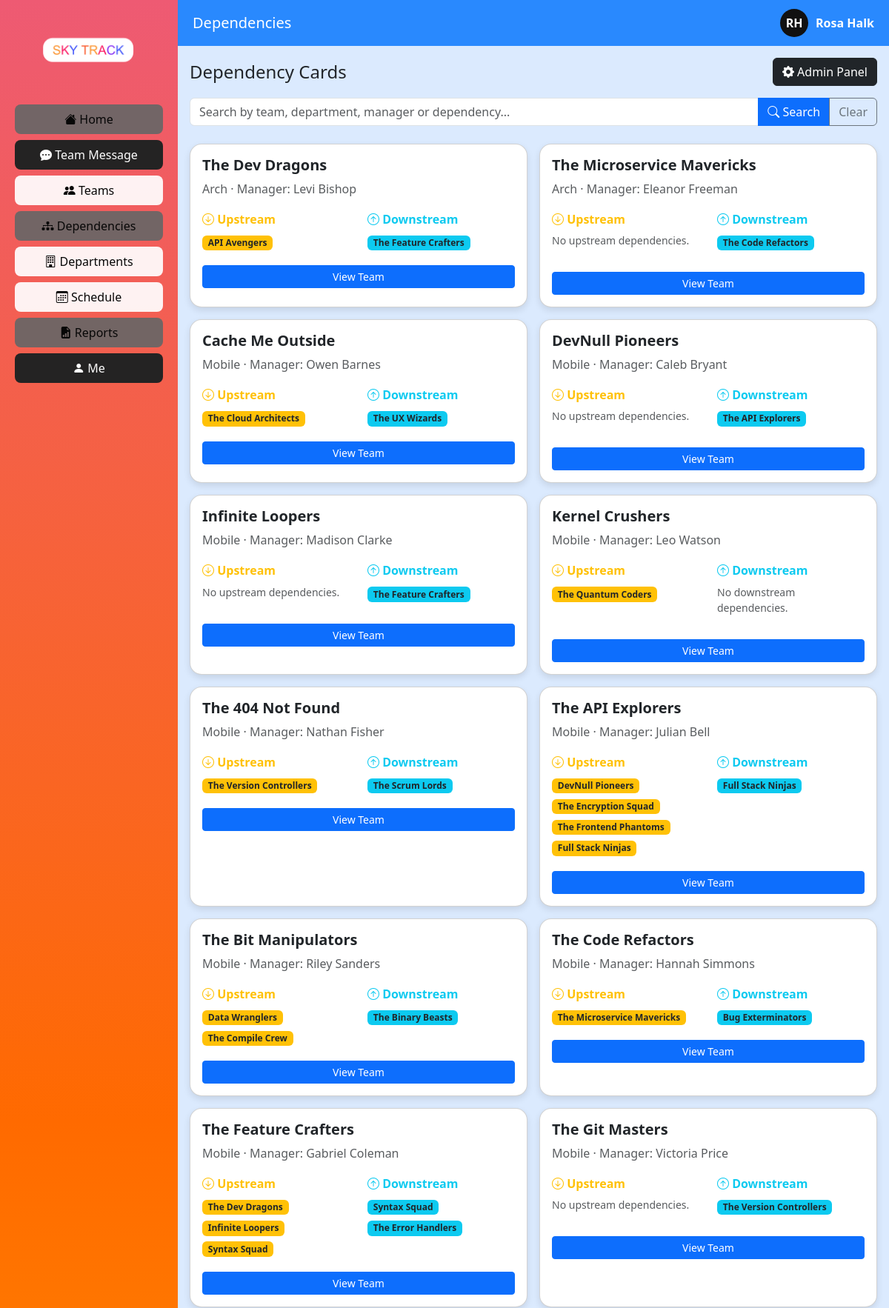
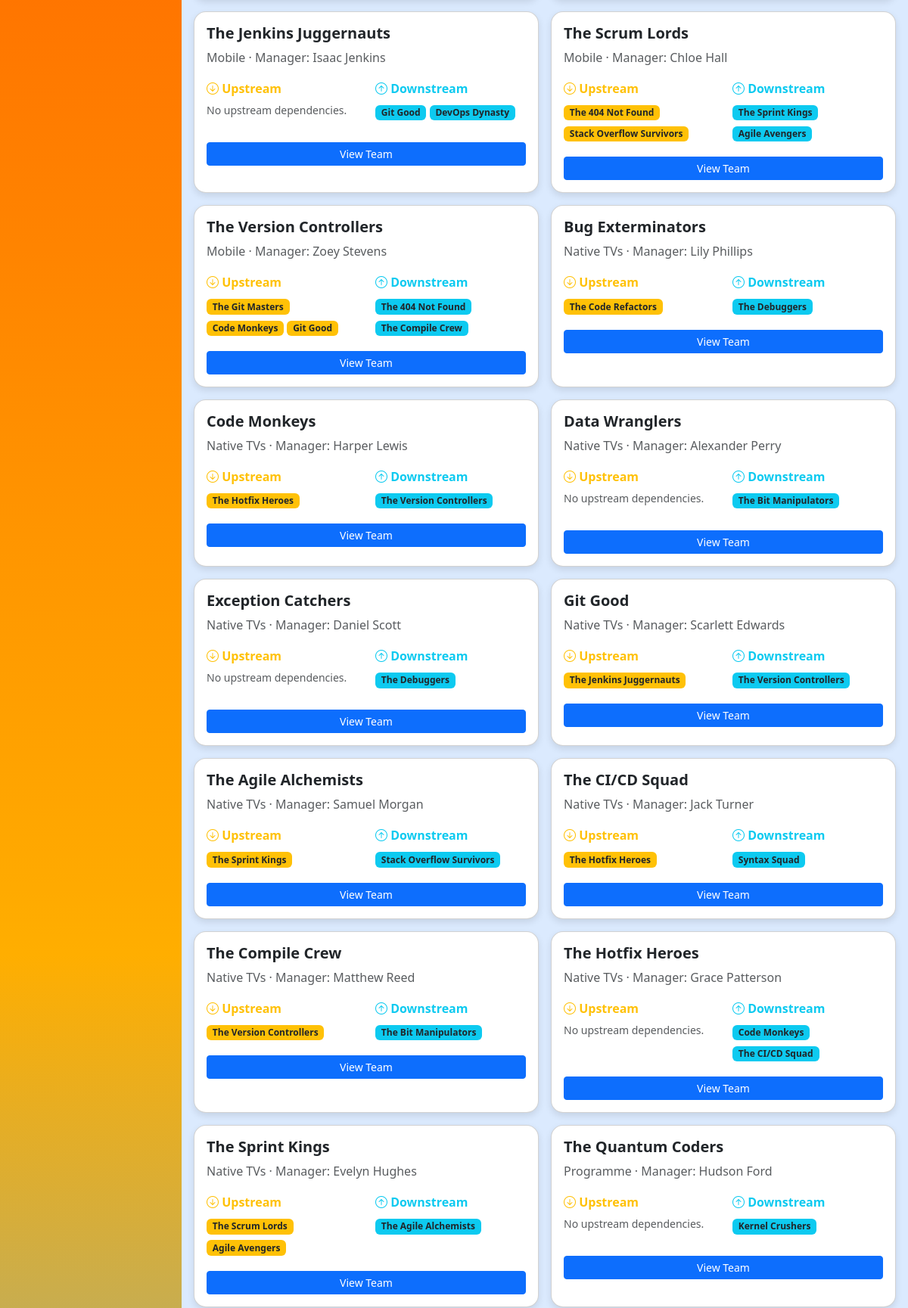
Page /teams/dependencies/ (signed in, upper part) on the committed database (2 pictures, top to bottom).
### main/models.py (models this page shows)
class Staff(models.Model):
    user = models.OneToOneField(User, on_delete=models.CASCADE)
    first_name = models.CharField(max_length=50)
    last_name = models.CharField(max_length=50)
    class Meta:
        db_table = "Staff"

### reports/models.py (models this page shows, shortened)
class Team(models.Model):
    name = models.CharField(max_length=200)
    manager = models.CharField(max_length=200, blank=True)
    purpose = models.TextField(blank=True)
    responsibilities = models.TextField(blank=True)
    skills = models.CharField(max_length=500, blank=True)
    contact_email = models.EmailField(blank=True)
    repository_url = models.CharField(max_length=200, blank=True)
    contact_channel = models.CharField(max_length=255, blank=True)
    is_active = models.BooleanField(default=True)
    created_at = models.DateTimeField(auto_now_add=True)
    department = models.ForeignKey(
        Department, on_delete=models.CASCADE,
        db_column='department_id', related_name='teams'
    )
    class Meta:
        managed = False
        db_table = 'teams_team'

class Department(models.Model):
    name = models.CharField(max_length=200)
    leader = models.CharField(max_length=200, blank=True)
    specialisation = models.CharField(max_length=255, blank=True)
    description = models.TextField(blank=True)
    class Meta:
        managed = False
        db_table = 'teams_department'

### teams/views.py (the view, shortened to what this page needs)
# urls.py: path('dependencies/', views.dependency_list, name='dependencies'),
def dependency_list(request):
    if not _group_login_required(request):
        return redirect('login')
    staff = _staff_context(request)
    query = request.GET.get('q', '').strip()
    teams = Team.objects.select_related('department').prefetch_related(
        'upstream_dependencies',
        'downstream_dependencies',
        'members'
    )
    return render(request, 'teams/dependencies.html', {
        'teams': teams,
        'query': query,
        'staff': staff,
    })

### teams/views.py (called while the page is built)
def _group_login_required(request):
    return (
        bool(request.session.get("user_email")) or
        bool(request.session.get("user_id")) or
        getattr(request.user, "is_authenticated", False)
    )

def _staff_context(request):
    staff = None
    try:
        from main.models import Staff, User
        email = request.session.get("user_email")
        user_id = request.session.get("user_id")
        if email:
            group_user = User.objects.filter(email=email).first()
            if group_user:
                staff = Staff.objects.filter(user=group_user).first()
        if staff is None and user_id:
            staff = Staff.objects.filter(user_id=user_id).first()
    except Exception:
        staff = None
    return staff

### teams/templates/teams/dependencies.html (shortened to what this page needs)
{% extends "base.html" %}
{% block header %}Dependencies{% endblock %}
{% block content %}
<div class="d-flex justify-content-between align-items-center mb-3">
  <h4 class="mb-0">Dependency Cards</h4>
  <a href="/admin/" class="btn btn-dark">
    <i class="bi bi-gear-fill"></i> Admin Panel
  </a>
</div>
<form method="get" class="mb-4">
  <div class="input-group">
    <input type="text" name="q" value="{{ query }}" class="form-control"
           placeholder="Search by team, department, manager or dependency...">
    <button class="btn btn-primary" type="submit">
      <i class="bi bi-search"></i> Search
    </button>
    <a href="{% url 'teams:dependencies' %}" class="btn btn-outline-secondary">Clear</a>
  </div>
</form>
<div class="row g-3">
  {% for team in teams %}
  <div class="col-md-6">
    <div class="card p-3 h-100">
      <h5 class="fw-bold">{{ team.name }}</h5>
      <p class="text-muted mb-1">{{ team.department.name }} · Manager: {{ team.manager|default:"No manager assigned" }}</p>
      <div class="row mt-3">
        <div class="col-md-6">
          <h6 class="text-warning fw-bold">
            <i class="bi bi-arrow-down-circle"></i> Upstream
          </h6>
          {% for dep in team.upstream_dependencies.all %}
            <a href="{% url 'teams:detail' dep.pk %}" class="badge bg-warning text-dark text-decoration-none mb-1">
              {{ dep.name }}
            </a>
          {% empty %}
            <p class="text-muted small">No upstream dependencies.</p>
          {% endfor %}
        </div>
        <div class="col-md-6">
          <h6 class="text-info fw-bold">
            <i class="bi bi-arrow-up-circle"></i> Downstream
          </h6>
          {% for dep in team.downstream_dependencies.all %}
            <a href="{% url 'teams:detail' dep.pk %}" class="badge bg-info text-dark text-decoration-none mb-1">
              {{ dep.name }}
            </a>
          {% empty %}
            <p class="text-muted small">No downstream dependencies.</p>
          {% endfor %}
        </div>
      </div>
      <a href="{% url 'teams:detail' team.pk %}" class="btn btn-sm btn-primary mt-3">
        View Team
      </a>
    </div>
  </div>
  {% empty %}
  <div class="col-12">
    <div class="alert alert-info">No dependency records found.</div>
  </div>
  {% endfor %}
</div>
{% endblock %}

### web_pages/base.html (shortened to what this page needs)
{% load static %}
<!DOCTYPE html>
<html lang="en">
<head>
<link href="https://cdn.jsdelivr.net/npm/bootstrap@5.3.2/dist/css/bootstrap.min.css" rel="stylesheet">
<link href="https://cdn.jsdelivr.net/npm/bootstrap-icons@1.11.3/font/bootstrap-icons.css" rel="stylesheet">
<link rel="stylesheet" href="{% static 'css/base.css' %}">
</head>
<body>
<div class="d-flex">
  <div class="sidebar">
    <img src="{% static 'images/sky_logo.png' %}" class="logo" onerror="this.style.display='none'">
    <nav class="nav flex-column w-100">
      <a class="nav-link" id="grey"  href="{% url 'dashboard' %}"><i class="bi bi-house-fill"></i> Home</a>
      <a class="nav-link" id="black" href="{% url 'inbox' %}"><i class="bi bi-chat-dots-fill"></i> Team Message</a>
      <a class="nav-link" id="white" href="{% url 'teams:list' %}"><i class="bi bi-people-fill"></i> Teams</a>
      <a class="nav-link" id="grey"  href="{% url 'teams:dependencies' %}"><i class="bi bi-diagram-3-fill"></i> Dependencies</a>
      <a class="nav-link" id="white" href="{% url 'teams:departments' %}"><i class="bi bi-building"></i> Departments</a>
      <a class="nav-link" id="white" href="{% url 'schedule:upcoming' %}"><i class="bi bi-calendar3"></i> Schedule</a>
      <a class="nav-link" id="grey"  href="{% url 'reports:dashboard' %}"><i class="bi bi-file-earmark-bar-graph-fill"></i> Reports</a>
      <a class="nav-link" id="black" href="{% url 'profile' %}"><i class="bi bi-person-fill"></i> Me</a>
    </nav>
  </div>
  <div class="flex-grow-1 d-flex flex-column main-area">
    <div class="topbar">
      <h5 class="m-0">{% block header %}{% endblock %}</h5>
      <a href="{% url 'profile' %}" style="text-decoration:none;color:white;">
        <div class="profile-box">
          <div class="profile-img">{{ staff.first_name|default:"U"|slice:":1"|upper }}{{ staff.last_name|default:"S"|slice:":1"|upper }}</div>
          <strong>{{ staff.first_name|default:"User" }} {{ staff.last_name|default:"" }}</strong>
        </div>
      </a>
    </div>
    <div class="p-3">{% block content %}{% endblock %}</div>
  </div>
</div>
</body>
</html>

### assets/css/base.css (style rules this page uses)
body { background:#dbeafe; height:100vh; overflow:hidden; }
.sidebar { width:250px; min-height:100vh; background:linear-gradient(rgb(238, 90, 115),rgb(255, 106, 0),rgb(255, 174, 0),#4dabff,rgb(210, 235, 49)); padding:20px; display:flex; flex-direction:column; align-items:center; }
.logo { width:200px; margin:10px 0 30px 0; }
.sidebar .nav-link { color:rgb(7, 7, 7); font-weight:500; margin-bottom:8px; background:rgba(42, 43, 42, 0.2); border-radius:8px; text-align:center; width:100%; }
#black { background:rgb(36, 35, 35); color:white; }
#white { background:rgba(255, 255, 255, 0.923); }
#grey { background:rgba(104, 103, 103, 0.923); }
.topbar { background:#2989fe; padding:12px 20px; display:flex; justify-content:space-between; align-items:center; color:white; }
.profile-box { display:flex; align-items:center; gap:10px; }
.profile-img { width:38px; height:38px; border-radius:50%; background:#111; color:white; display:flex; align-items:center; justify-content:center; font-weight:bold; text-transform:uppercase; }
.card { border-radius:16px; box-shadow:0 4px 10px rgba(0,0,0,0.1); }
.main-area { height:100vh; overflow-y:auto; }

### rows in the picture
Staff: first_name "R", last_name "H", first_name "Rosa", last_name "Halk"
Team: name "The Dev Dragons", department.name "Arch", manager "Levi Bishop"
Team: name "API Avengers"
Team: name "The Feature Crafters", department.name "Mobile", manager "Gabriel Coleman"
Team: name "The Microservice Mavericks", department.name "Arch", manager "Eleanor Freeman"
Team: name "The Code Refactors", department.name "Mobile", manager "Hannah Simmons"
Team: name "Cache Me Outside", department.name "Mobile", manager "Owen Barnes"
Team: name "The Cloud Architects"
Team: name "The UX Wizards"
Team: name "DevNull Pioneers", department.name "Mobile", manager "Caleb Bryant"
Team: name "The API Explorers", department.name "Mobile", manager "Julian Bell"
Team: name "Infinite Loopers", department.name "Mobile", manager "Madison Clarke"
Team: name "Kernel Crushers", department.name "Mobile", manager "Leo Watson"
Team: name "The Quantum Coders", department.name "Programme", manager "Hudson Ford"
Team: name "The 404 Not Found", department.name "Mobile", manager "Nathan Fisher"
Team: name "The Version Controllers", department.name "Mobile", manager "Zoey Stevens"
Team: name "The Scrum Lords", department.name "Mobile", manager "Chloe Hall"
Team: name "The Encryption Squad"
Team: name "The Frontend Phantoms"
Team: name "Full Stack Ninjas"
Team: name "The Bit Manipulators", department.name "Mobile", manager "Riley Sanders"
Team: name "Data Wranglers", department.name "Native TVs", manager "Alexander Perry"
Team: name "The Compile Crew", department.name "Native TVs", manager "Matthew Reed"
Team: name "The Binary Beasts"
Team: name "Bug Exterminators", department.name "Native TVs", manager "Lily Phillips"
Team: name "Syntax Squad"
Team: name "The Error Handlers"
Team: name "The Git Masters", department.name "Mobile", manager "Victoria Price"
Team: name "The Jenkins Juggernauts", department.name "Mobile", manager "Isaac Jenkins"
Team: name "Git Good", department.name "Native TVs", manager "Scarlett Edwards"
Team: name "DevOps Dynasty"
Team: name "Stack Overflow Survivors"
Team: name "The Sprint Kings", department.name "Native TVs", manager "Evelyn Hughes"
Team: name "Agile Avengers"
Team: name "Code Monkeys", department.name "Native TVs", manager "Harper Lewis"
Team: name "The Debuggers"
Team: name "The Hotfix Heroes", department.name "Native TVs", manager "Grace Patterson"
Team: name "Exception Catchers", department.name "Native TVs", manager "Daniel Scott"
Team: name "The Agile Alchemists", department.name "Native TVs", manager "Samuel Morgan"
Team: name "The CI/CD Squad", department.name "Native TVs", manager "Jack Turner"
